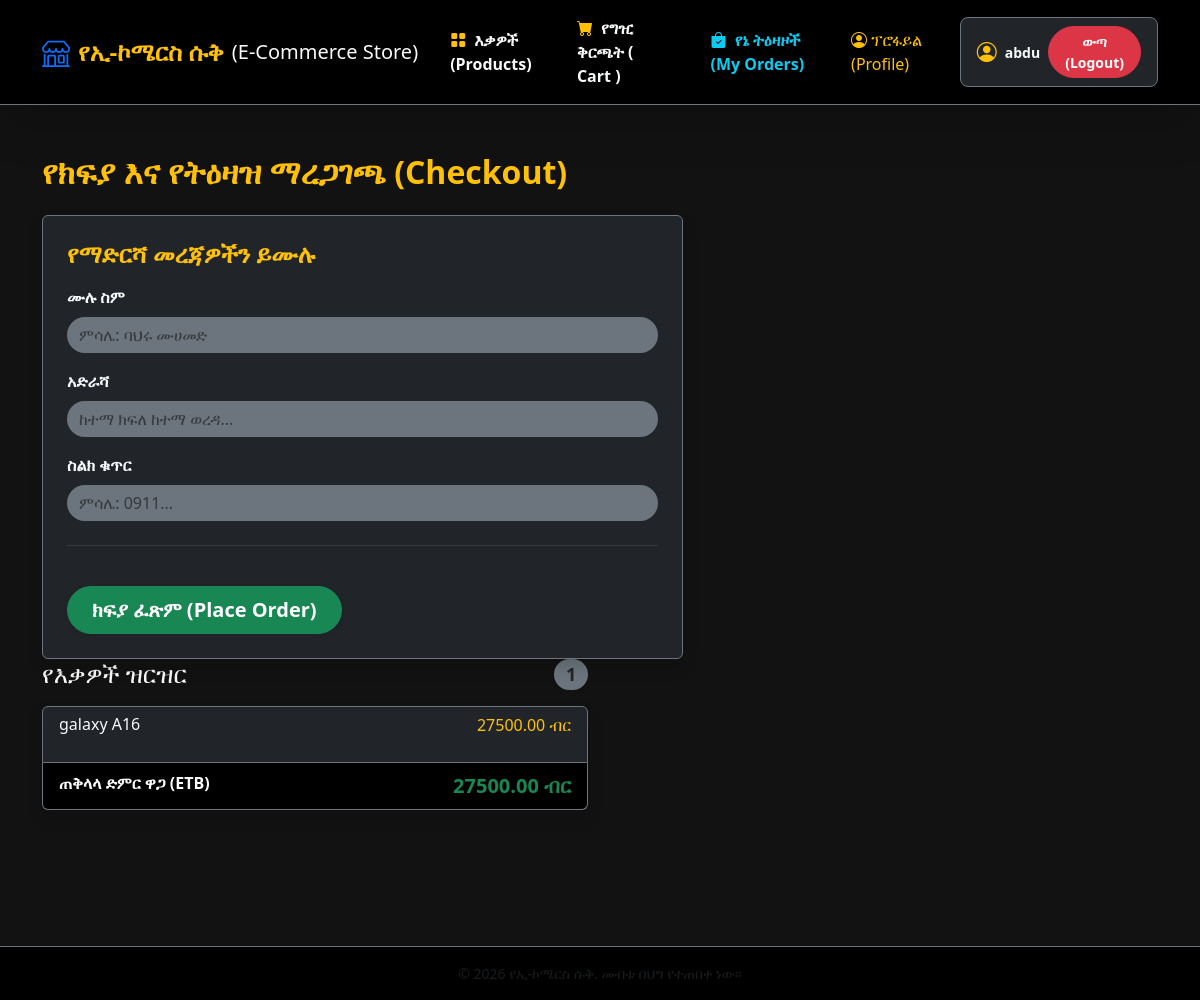
The app's page /checkout/ (signed in), older data.
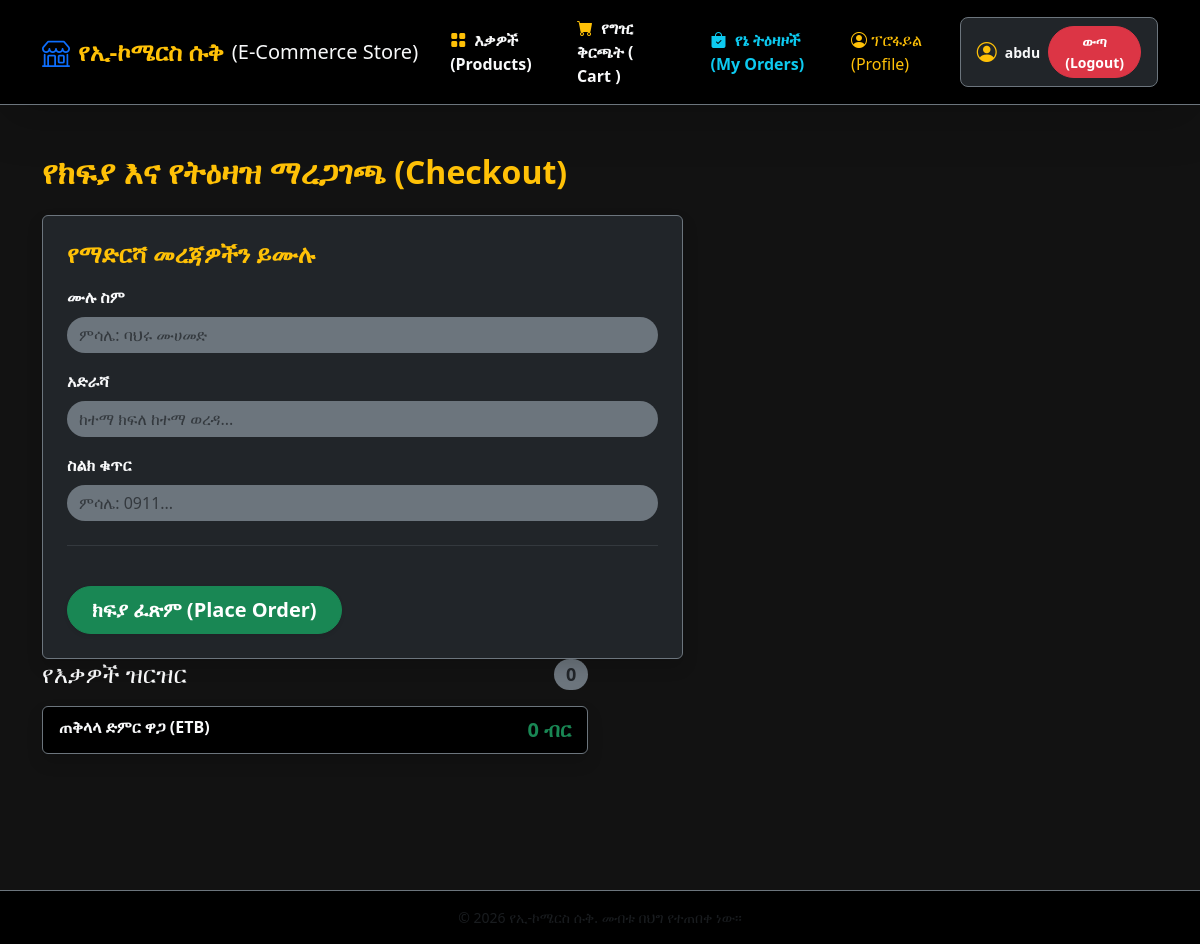
The same page, newer data.
### store/models.py (models this page shows, shortened)
class Cart(models.Model):
    user = models.OneToOneField(User, on_delete=models.CASCADE)
    created_at = models.DateTimeField(auto_now_add=True)
    def get_total_price(self):
        return sum(item.get_cost() for item in self.items.all())

class CartItem(models.Model):
    cart = models.ForeignKey(Cart, related_name='items', on_delete=models.CASCADE)
    product = models.ForeignKey(Product, on_delete=models.CASCADE)
    quantity = models.PositiveIntegerField(default=1)
    def get_cost(self):
        return self.quantity * self.product.price

class Product(models.Model):
    category = models.ForeignKey(Category, on_delete=models.CASCADE, null=True ,blank=True)
    name = models.CharField(max_length=100)
    description = models.TextField()
    price = models.DecimalField(max_digits=10, decimal_places=2)
    stock = models.PositiveIntegerField()
    image = models.ImageField(upload_to='products/', null=True, blank=True)
    created_at = models.DateTimeField(auto_now_add=True)
    updated_at = models.DateTimeField(auto_now=True)

### store/views.py (the view, shortened to what this page needs)
# urls.py: path('checkout/', views.checkout, name='checkout'),
@login_required
def checkout(request):
    cart = Cart.objects.get(user=request.user)
    return render(request, 'store/checkout.html', {'cart': cart})

### store/templates/store/checkout.html (shortened to what this page needs)
{% extends 'store/base.html' %}
{% block content %}
<div class="container my-5">
    <h2 class="mb-4 text-warning fw-bold">የክፍያ እና የትዕዛዝ ማረጋገጫ (Checkout)</h2>
    <div class="row">
        <div class="col-md-6 order-md-2 mb-4">
            <h4 class="d-flex justify-content-between align-items-center mb-3 text-light">
                <span>የእቃዎች ዝርዝር</span>
                <span class="badge bg-secondary text-dark rounded-pill">{{ cart.items.count }}</span>
            </h4>
            <ul class="list-group mb-3 shadow">
                {% for item in cart.items.all %}
                    <li class="list-group-item d-flex justify-content-between lh-sm bg-dark text-light border-secondary">
                        <div>
                            <h6 class="my-0">{{ item.product.name }}</h6>
                            <small class="text-muted">ብዛት: {{ item.quantity }}</small>
                        </div>
                        <span class="text-warning">{{ item.get_cost }} ብር</span>
                    </li>
                {% endfor %}
                <li class="list-group-item d-flex justify-content-between bg-black text-light border-secondary">
                    <span class="fw-bold"> ጠቅላላ ድምር ዋጋ (ETB)</span>
                    <strong class="text-success fs-5">{{ cart.get_total_price }} ብር</strong>
                </li>
            </ul>
        </div>
        <div class="col-md-7 order-md-1">
            <div class="card bg-dark text-light shadow border-secondary p-4">
                <h4 class="mb-3 text-warning fw-bold">የማድርሻ መረጃዎችን ይሙሉ</h4>
                <form method="POST" action="{% url 'checkout' %}">
                    <div class="mb-3">
                        <label for="full_name" class="form-label fw-bold">ሙሉ ስም</label>
                        <input type="text" class="form-control bg-secondary  text-light border-0 rounded-pill" id="full_name" name="full_name" placeholder="ምሳሌ: ባህሩ ሙሀመድ " required>
                    </div>
                    <div class="mb-3">
                        <label for="address" class="form-label fw-bold">አድራሻ</label>
                        <input type="text" class="form-control bg-secondary  text-light border-0 rounded-pill" id="address" name="address" placeholder="ከተማ ክፍለ ከተማ ወረዳ..." required>
                    </div>
                    <div class="mb-3">
                        <label for="phone_number" class="form-label fw-bold">ስልክ ቁጥር</label>
                        <input type="text" class="form-control bg-secondary  text-light border-0 rounded-pill" id="phone_number" name="phone_number" placeholder="ምሳሌ: 0911..." required>
                    </div>
                    <hr class="my-4 border-secondary">
                    <button type="submit" class="btn btn-success btn-lg rounded-pill px-4 fw-bold mt-3 shadow-sm">ክፍያ ፈጽም (Place Order)</button>
                </form>
            </div>
       </div>
    </div>
</div>
{% endblock content %}

Row changes from the older to the newer data that the page shows:
removed CartItem: product.name "galaxy A16", get_cost "27500.00"
computed for Cart: items.count "1" → "0"; get_total_price "27500.00" → "0"
